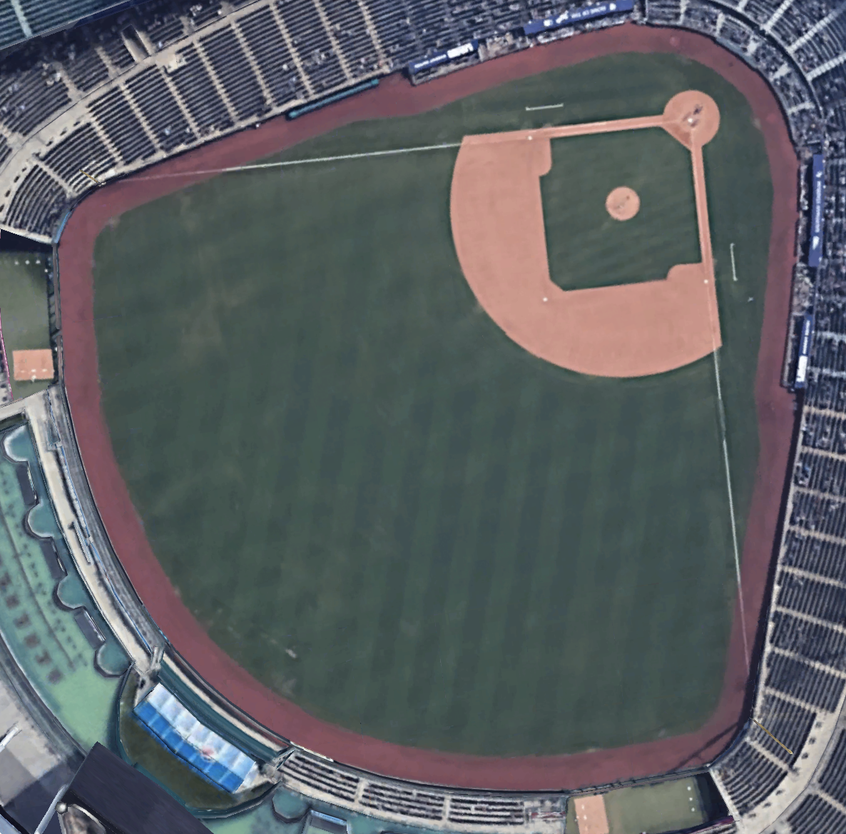
#> input picture kauffman.png, 846 x 834 px, shrunk from 1186 x 1168 before the run, found by its file name
$ jupyter execute --allow-errors baseball2.ipynb
#> lines starting #> are read from the running program, lines starting #| are printed output that depends on the picture; after the words box and inside, x2 and y2 are one past the last pixel; in counts of white or black regions, pixels touching at a corner belong together
[cell 1]
import cv2 as cv
import numpy as np
import matplotlib.pyplot as plt

[cell 2]
def show(*masks, retaxs=False):
    _, axs = plt.subplots(ncols=3, figsize=(12, 4), tight_layout=True)
    for ax, mask in zip(axs, masks):
        ax.imshow(mask, cmap="grey")
        ax.axis("off")
    plt.show()
    if retaxs:
        return axs

[cell 3]
img1  = cv.cvtColor(cv.imread("kauffman.png"), cv.COLOR_BGR2HSV)
#> img1: shape (834, 846, 3); mean H, S, V 94.3, 54.2, 106.4
#> (the rest of this cell did not finish here and is left out)

#> (a cell that did not finish here is left out)

[cell 5]
mask1 = cv.bitwise_or(
   cv.inRange(img1, (  0, 25, 50), ( 20, 255, 255)),
   cv.inRange(img1, (160, 25, 50), (179, 200, 200))
)
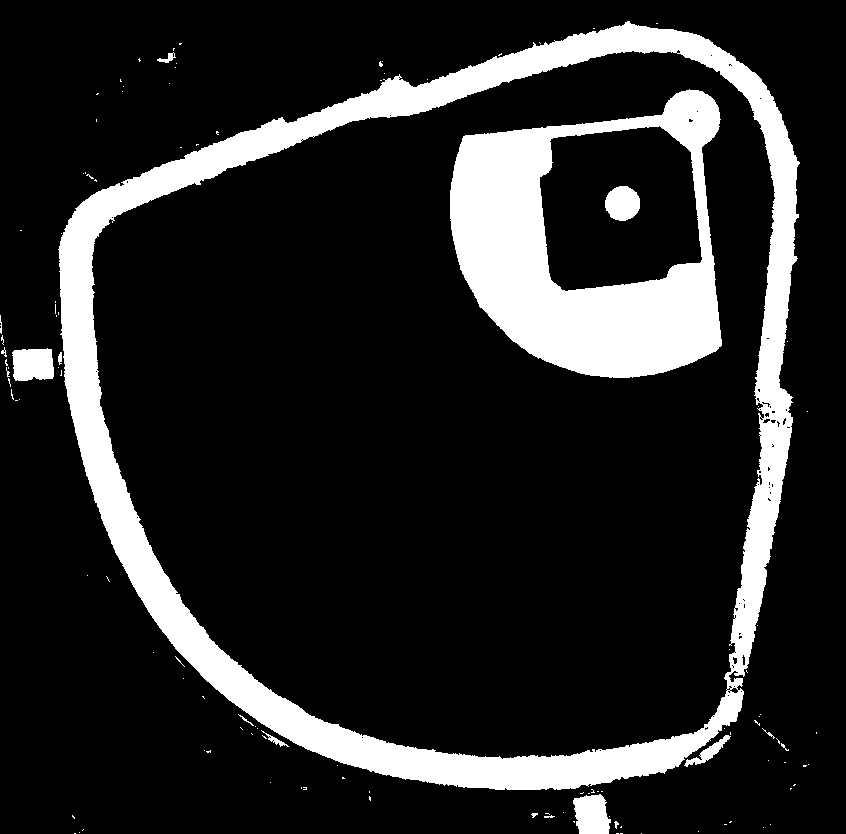
#> mask1: shape (834, 846); 15.7% white; 121 white regions (104 under 20 px), largest, box (x1, y1, x2, y2) and area: (58, 21, 800, 790) 67870, (450, 89, 722, 378) 38593, (12, 348, 54, 381) 1212
#> (the rest of this cell did not finish here and is left out)

[cell 6]
mask1a = cv.bitwise_or(mask1, cv.inRange(img1, (30, 25, 50), (95, 200, 200)))
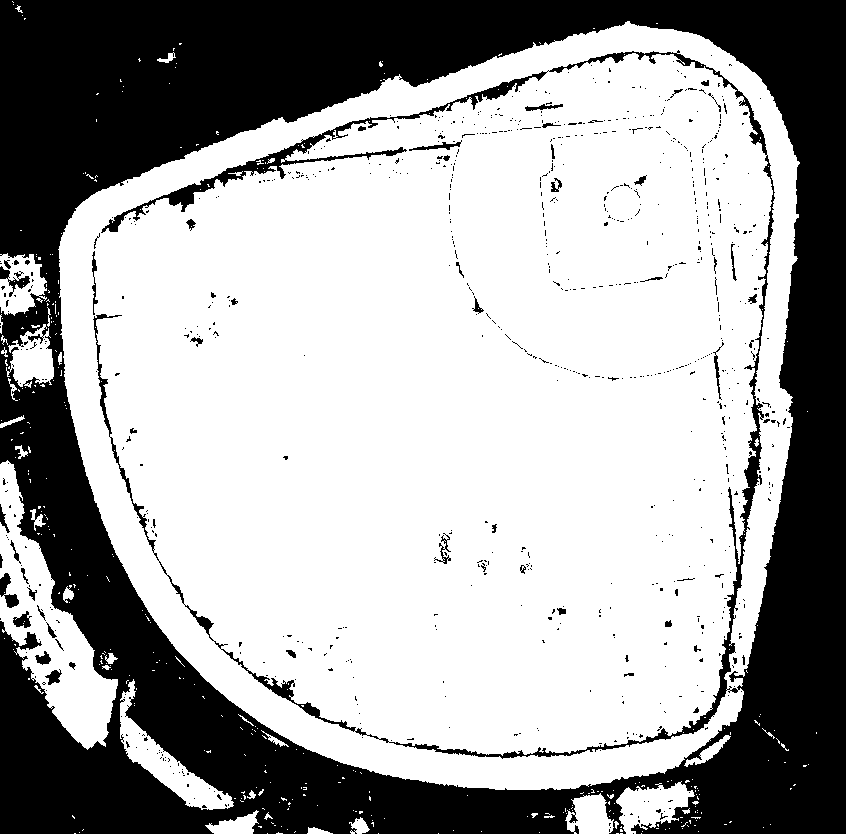
#> mask1a: shape (834, 846); 65.3% white; 806 black regions (752 under 20 px), largest, box (x1, y1, x2, y2) and area: (0, 0, 846, 834) 238744, (0, 573, 19, 608) 306, (0, 266, 30, 297) 293
#> (the rest of this cell did not finish here and is left out)

[cell 7]
kernel = np.ones((9, 9), dtype=np.float64)
mask1b = cv.morphologyEx(mask1, cv.MORPH_CLOSE, kernel)
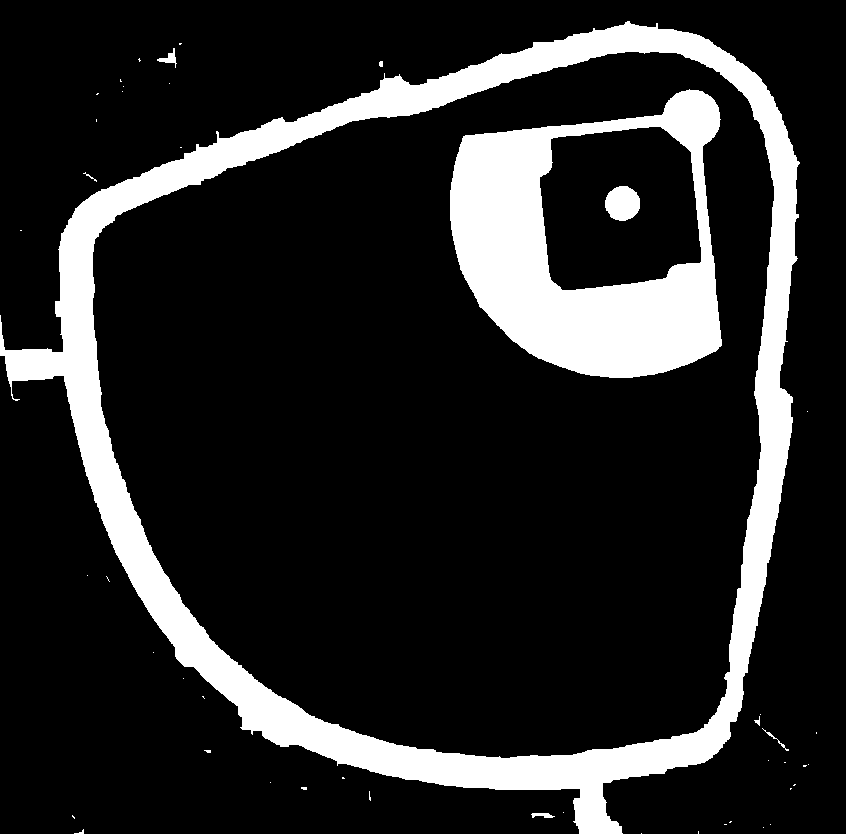
#> mask1b: shape (834, 846); 16.2% white; 47 white regions (37 under 20 px), largest, box (x1, y1, x2, y2) and area: (0, 21, 800, 834) 74404, (450, 89, 722, 378) 38664, (605, 186, 640, 221) 959
#> (the rest of this cell did not finish here and is left out)

[cell 8]
kernel = np.ones((9, 9), dtype=np.float64)
mask1c = cv.morphologyEx(mask1b, cv.MORPH_OPEN, kernel)
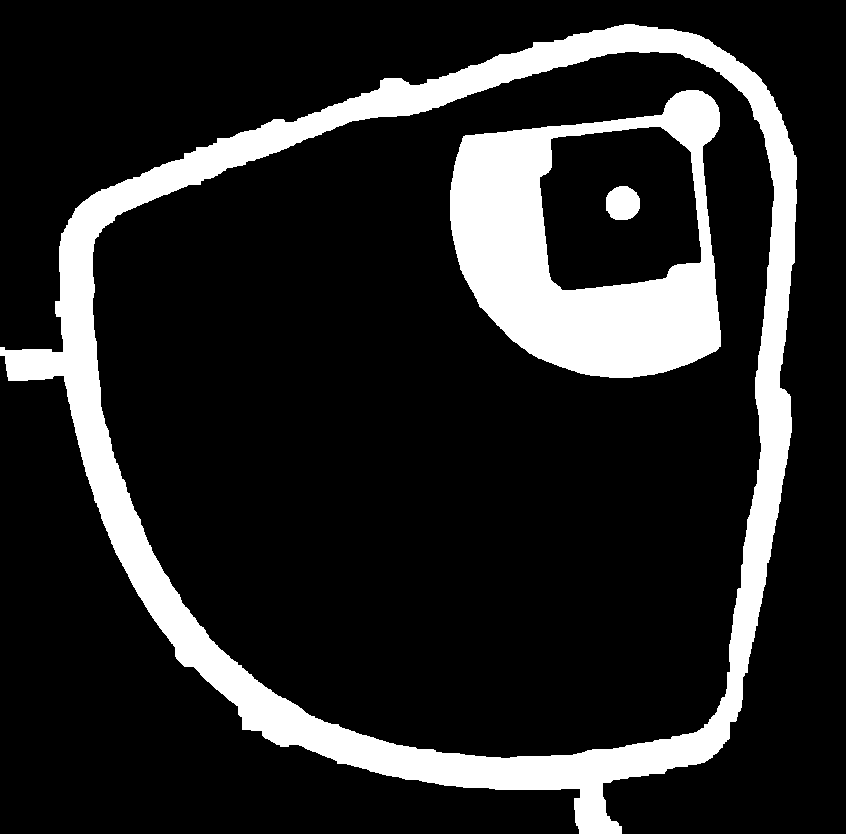
#> mask1c: shape (834, 846); 16.1% white; 3 white regions, box (x1, y1, x2, y2) and area: (0, 24, 797, 834) 74080, (450, 90, 721, 378) 38654, (606, 186, 640, 220) 944
#> (the rest of this cell did not finish here and is left out)
